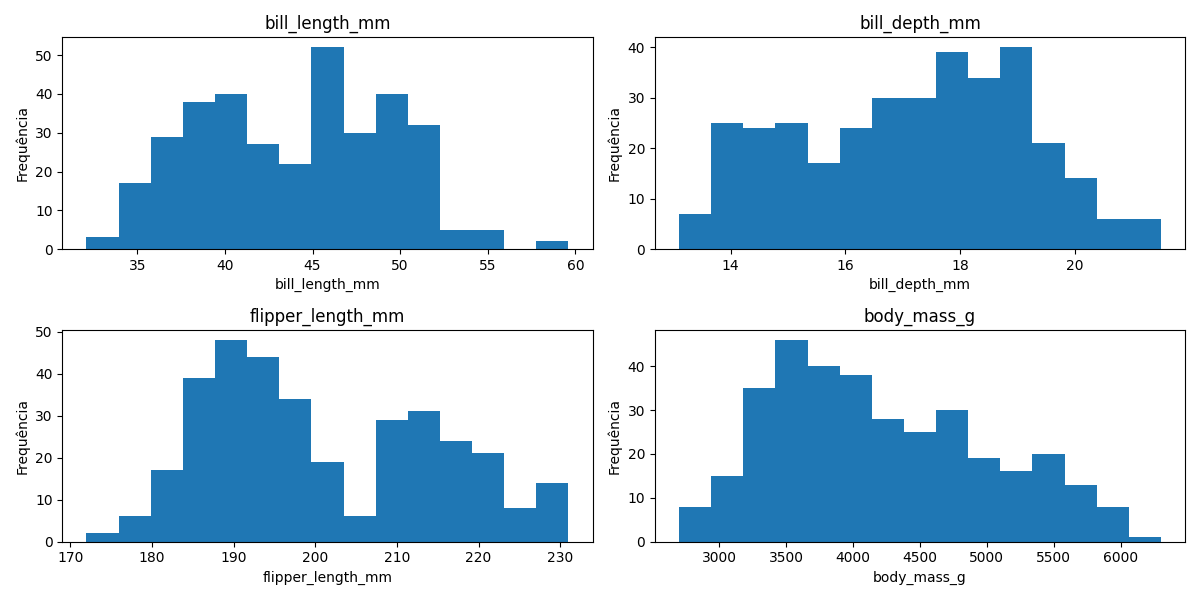

The script that saved this image:
import seaborn as sns
import matplotlib.pyplot as plt

# Carrega o dataset
penguins = sns.load_dataset("penguins")

# Seleciona apenas colunas numéricas
num_cols = penguins.select_dtypes(include="number").columns

# Define layout da figura
fig, axes = plt.subplots(nrows=2, ncols=2, figsize=(12, 6))
axes = axes.flatten()

# Plota um histograma para cada variável
for i, col in enumerate(num_cols):
    axes[i].hist(penguins[col].dropna(), bins=15)
    axes[i].set_title(col)
    axes[i].set_xlabel(col)
    axes[i].set_ylabel("Frequência")

plt.tight_layout()
plt.savefig("main.png")
